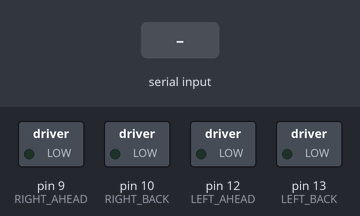
Bench run of a sketch on a simulated Arduino Uno, built with avr-gcc and run on an emulated ATmega328P. Parts: switched loads named in the sketch (green lamp = pin HIGH). The inputs (shaded band) are chosen by the test bench.

Above: at 1.2 s.
1.3 s: "Q" received over Serial
At 2.5 s:
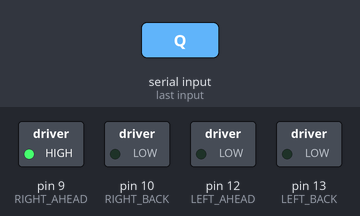
2.8 s: "W" received over Serial
At 3.8 s:
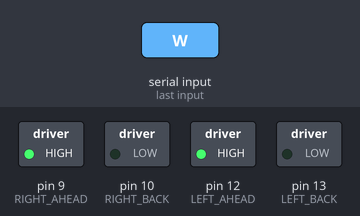
4.3 s: "E" received over Serial
At 5.0 s:
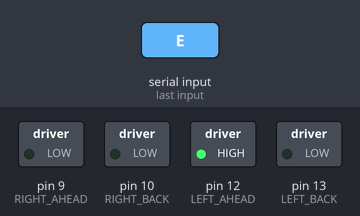
5.8 s: "A" received over Serial
At 6.1 s:
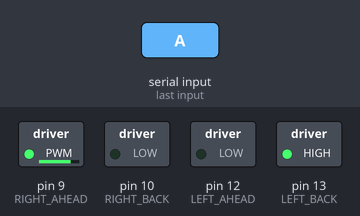
7.3 s: "D" received over Serial
At 8.5 s:
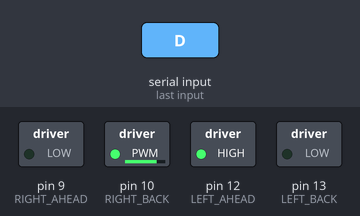
8.8 s: "Z" received over Serial
At 9.6 s:
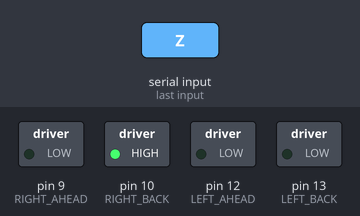
Timing chart, 0 to 11.3 s (numbered marks = the images above; inputs shaded):
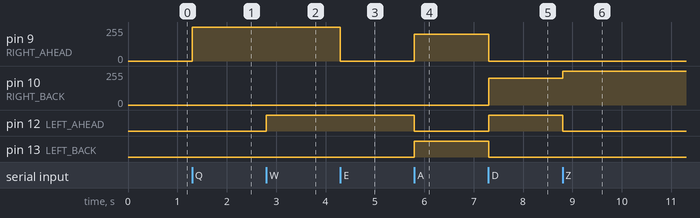

The sketch:

drone_controller.ino
```cpp
#define LEFT_AHEAD 12  //左轮向前转
#define LEFT_BACK 13  //左轮向后转
#define RIGHT_AHEAD 9  //右轮向前转
#define RIGHT_BACK 10  //左轮向后转
int RUN_LEFTWHEEL = 300;  //左轮前进速度
int RUN_RIGHTWHEEL = 300;  //右轮前进速度
int TURN_LEFTWHEEL = 200;  //左轮转向速度
int TURN_RIGHTWHEEL = 200;  //右轮转向速度
void headQ();  //向左前方前进
void headW();  //前进
void headE();  //向右前方前进
void headA();  //左转
void headS();  //停止
void headD();  //右转
void headZ();  //向左后方倒车
void headX();  //后退
void headC();  //向右后方倒车
void setup()  //初始化
{
    Serial.begin(9600);//打开串口
    pinMode(LEFT_AHEAD,OUTPUT);
    pinMode(LEFT_BACK, OUTPUT);
    pinMode(RIGHT_AHEAD, OUTPUT);
    pinMode(RIGHT_BACK, OUTPUT);
    digitalWrite(LEFT_AHEAD, LOW);
    digitalWrite(LEFT_BACK, LOW);
    digitalWrite(RIGHT_AHEAD, LOW);
    digitalWrite(RIGHT_BACK, LOW);
}
char signal = ' ';  //每次读入一位字符
void loop()  //主循环
{
    if (Serial.available() > 0)
    {
        signal = Serial.read();
        if (signal == 'Q') headQ();
        else if (signal == 'W') headW();
        else if (signal == 'E') headE();
        else if (signal == 'A') headA();
        else if (signal == 'S') headS();
        else if (signal == 'D') headD();
        else if (signal == 'Z') headZ();
        else if (signal == 'X') headX();
        else if (signal == 'C') headC();
    }
}
void headQ()  //向左前方前进
{
    digitalWrite(RIGHT_BACK,LOW);
    digitalWrite(LEFT_BACK,LOW);
    analogWrite(RIGHT_AHEAD,RUN_RIGHTWHEEL);
    analogWrite(LEFT_AHEAD,LOW);
}
void headW()  //前进
{
    digitalWrite(RIGHT_BACK,LOW);
    digitalWrite(LEFT_BACK,LOW);
    analogWrite(RIGHT_AHEAD,RUN_RIGHTWHEEL);
    analogWrite(LEFT_AHEAD,RUN_LEFTWHEEL);
}
void headE()  //向右前方前进
{
    digitalWrite(RIGHT_BACK,LOW);
    digitalWrite(LEFT_BACK,LOW);
    analogWrite(RIGHT_AHEAD,LOW);
    analogWrite(LEFT_AHEAD,RUN_LEFTWHEEL);
}
void headA()  //左转
{
    digitalWrite(RIGHT_BACK,LOW);
    digitalWrite(LEFT_AHEAD,LOW);
    analogWrite(RIGHT_AHEAD,TURN_RIGHTWHEEL);
    analogWrite(LEFT_BACK,TURN_LEFTWHEEL);
}
void headS()  //停止
{
    digitalWrite(LEFT_BACK, LOW);
    digitalWrite(RIGHT_BACK, LOW);
    digitalWrite(LEFT_AHEAD, LOW);
    digitalWrite(RIGHT_AHEAD, LOW);
}
void headD()  //右转
{
    digitalWrite(LEFT_BACK,LOW);
    digitalWrite(RIGHT_AHEAD,LOW);
    analogWrite(LEFT_AHEAD,TURN_LEFTWHEEL);
    analogWrite(RIGHT_BACK,TURN_RIGHTWHEEL);
}
void headZ()  //向左后方倒车
{
    digitalWrite(RIGHT_AHEAD,LOW);
    digitalWrite(LEFT_AHEAD,LOW);
    analogWrite(RIGHT_BACK,RUN_RIGHTWHEEL);
    analogWrite(LEFT_BACK,LOW);
}
void headX()  //后退
{
    digitalWrite(RIGHT_AHEAD,LOW);
    digitalWrite(LEFT_AHEAD,LOW);
    analogWrite(RIGHT_BACK,RUN_RIGHTWHEEL);
    analogWrite(LEFT_BACK,RUN_LEFTWHEEL);
}
void headC()  //向右后方倒车
{
    digitalWrite(RIGHT_AHEAD,LOW);
    digitalWrite(LEFT_AHEAD,LOW);
    analogWrite(RIGHT_BACK,LOW);
    analogWrite(LEFT_BACK,RUN_LEFTWHEEL);
}
```

Measured:
- after the input at 1.3 s, pin 9 (RIGHT_AHEAD): 0/255 → 255/255 at once
- after the input at 2.8 s, pin 12 (LEFT_AHEAD): LOW → HIGH at once
- after the input at 4.3 s, pin 9 (RIGHT_AHEAD): 255/255 → 0/255 at once
- after the input at 5.8 s, pin 9 (RIGHT_AHEAD): 0/255 → 200/255 at once; pin 12 (LEFT_AHEAD): HIGH → LOW at once; pin 13 (LEFT_BACK): LOW → HIGH at once
- after the input at 7.3 s, pin 9 (RIGHT_AHEAD): 200/255 → 0/255 at once; pin 10 (RIGHT_BACK): 0/255 → 200/255 at once; pin 12 (LEFT_AHEAD): LOW → HIGH at once; pin 13 (LEFT_BACK): HIGH → LOW at once
- after the input at 8.8 s, pin 10 (RIGHT_BACK): 200/255 → 255/255 at once; pin 12 (LEFT_AHEAD): HIGH → LOW at once
